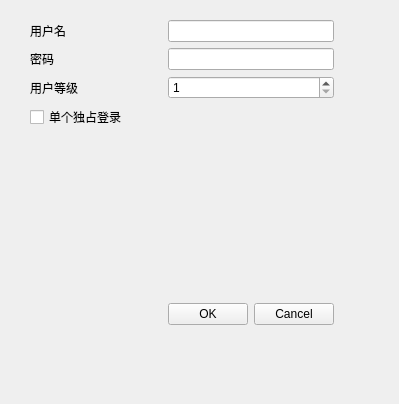
<?xml version="1.0" encoding="UTF-8"?>
<ui version="4.0">
 <class>UsrManagerUI_add</class>
 <widget class="QWidget" name="UsrManagerUI_add">
  <property name="windowModality">
   <enum>Qt::ApplicationModal</enum>
  </property>
  <property name="geometry">
   <rect>
    <x>0</x>
    <y>0</y>
    <width>399</width>
    <height>404</height>
   </rect>
  </property>
  <property name="windowTitle">
   <string>Form</string>
  </property>
  <widget class="QWidget" name="layoutWidget">
   <property name="geometry">
    <rect>
     <x>20</x>
     <y>10</y>
     <width>324</width>
     <height>325</height>
    </rect>
   </property>
   <layout class="QGridLayout" name="gridLayout" columnstretch="1,0">
    <property name="leftMargin">
     <number>10</number>
    </property>
    <property name="topMargin">
     <number>10</number>
    </property>
    <property name="rightMargin">
     <number>10</number>
    </property>
    <property name="bottomMargin">
     <number>10</number>
    </property>
    <item row="4" column="0" colspan="2">
     <widget class="QCheckBox" name="cbExclusive">
      <property name="text">
       <string>单个独占登录</string>
      </property>
     </widget>
    </item>
    <item row="6" column="1">
     <layout class="QHBoxLayout" name="horizontalLayout">
      <item>
       <widget class="QPushButton" name="pbOK">
        <property name="text">
         <string>OK</string>
        </property>
       </widget>
      </item>
      <item>
       <widget class="QPushButton" name="pbCancel">
        <property name="text">
         <string>Cancel</string>
        </property>
       </widget>
      </item>
     </layout>
    </item>
    <item row="2" column="1">
     <widget class="QLineEdit" name="leNewUsrPswd"/>
    </item>
    <item row="1" column="0">
     <widget class="QLabel" name="label">
      <property name="text">
       <string>用户名</string>
      </property>
     </widget>
    </item>
    <item row="1" column="1">
     <widget class="QLineEdit" name="leNewUsrName"/>
    </item>
    <item row="2" column="0">
     <widget class="QLabel" name="label_2">
      <property name="text">
       <string>密码</string>
      </property>
     </widget>
    </item>
    <item row="3" column="1">
     <widget class="QSpinBox" name="cbNewUsrLevel">
      <property name="minimum">
       <number>1</number>
      </property>
      <property name="maximum">
       <number>199</number>
      </property>
     </widget>
    </item>
    <item row="3" column="0">
     <widget class="QLabel" name="label_3">
      <property name="text">
       <string>用户等级</string>
      </property>
     </widget>
    </item>
    <item row="5" column="0">
     <spacer name="verticalSpacer">
      <property name="orientation">
       <enum>Qt::Vertical</enum>
      </property>
      <property name="sizeHint" stdset="0">
       <size>
        <width>20</width>
        <height>40</height>
       </size>
      </property>
     </spacer>
    </item>
   </layout>
  </widget>
 </widget>
 <tabstops>
  <tabstop>leNewUsrName</tabstop>
  <tabstop>leNewUsrPswd</tabstop>
  <tabstop>cbNewUsrLevel</tabstop>
  <tabstop>pbOK</tabstop>
  <tabstop>pbCancel</tabstop>
 </tabstops>
 <resources/>
 <connections/>
</ui>
